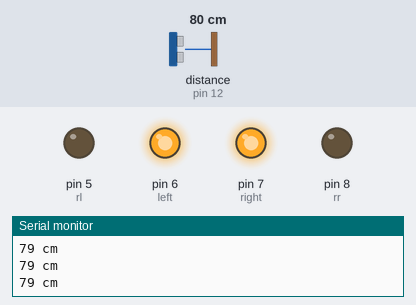
Recording of a sketch running on a simulated Arduino Uno, built with avr-gcc and run on an emulated ATmega328P. On the bench: output pins drawn as LEDs (lit = HIGH), the last lines printed to the serial monitor. Wiring (inferred from the names in the program): ultrasonic range finder: trigger pin 9; echo pin 12. The test bench sets the inputs (shaded band); at power-on: distance to the obstacle (sensor on pin 12) 80 cm. The echo pulse lasts 58.3 µs per cm; pins used as bus, display or sensor lines are not drawn.

Above: at 1.2 s.
1.3 s: distance to the obstacle (sensor on pin 12) set to 33 cm
2.8 s: distance to the obstacle (sensor on pin 12) set to 27 cm
At 4.2 s:
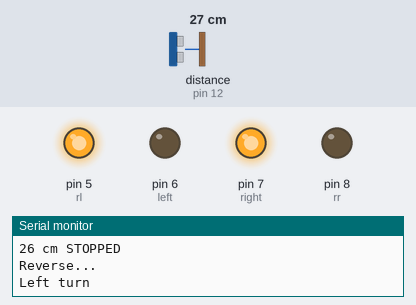
At 5.4 s:
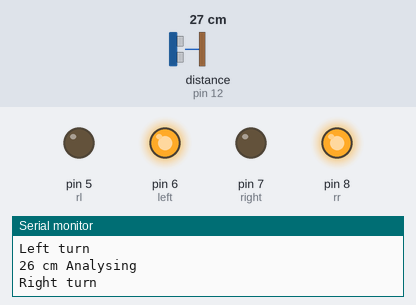
Timing chart, 0 to 11.8 s (numbered marks = the images above; inputs shaded):
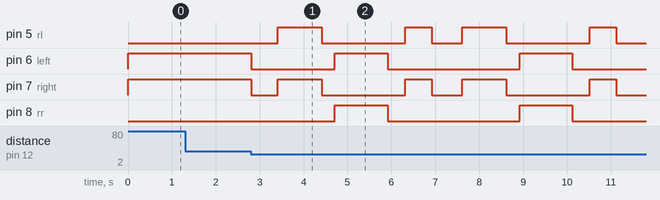

The sketch:

ACAR.ino
```cpp
#define trigPin 9
#define echoPin 12
#define left 6
#define right 7
#define rr 8
#define rl 5


void setup() {
  Serial.begin (9600);
    pinMode(trigPin, OUTPUT);
    pinMode(echoPin, INPUT);
    pinMode(left, OUTPUT);
    pinMode(right, OUTPUT);
    pinMode(rl, OUTPUT);
    pinMode(rr, OUTPUT);


}

void loop() {


  long duration, distance, distancee;
  digitalWrite(trigPin, LOW);
  delayMicroseconds(2);
  digitalWrite(trigPin, HIGH);

  delayMicroseconds(5);
  digitalWrite(trigPin, LOW);
  duration = pulseIn(echoPin, HIGH);
  distance = (duration/2) / 29.1;
  digitalWrite(rr,LOW);
  digitalWrite(rl,LOW);
  digitalWrite(right,LOW);
  digitalWrite(left,LOW);

  if (distance < 30 || distance > 3411) {    //for error 3411
     Serial.print(distance);
    Serial.println(" cm STOPPED");


    digitalWrite(right,LOW);
    digitalWrite(left,LOW);
    digitalWrite(rr,LOW);
    digitalWrite(rl,LOW);


  delay(500);


    //analysis beta


 digitalWrite(right,LOW);
    digitalWrite(left,LOW);
    digitalWrite(rr,LOW);
    digitalWrite(rl,LOW);
  delay(100);                    //stop

  Serial.println("Reverse...");
       digitalWrite(rr,LOW);
       digitalWrite(rl,HIGH);
        digitalWrite(right,HIGH);
       digitalWrite(left,LOW);
       delay(400);
      //reverse..

       Serial.println("Left turn");
       digitalWrite(rr,LOW);
       digitalWrite(rl,HIGH);
        digitalWrite(right,HIGH);
       digitalWrite(left,LOW);
       delay(600);               //left


        digitalWrite(right,LOW);
    digitalWrite(left,LOW);
    digitalWrite(rr,LOW);
    digitalWrite(rl,LOW);
  delay(200);                    //stop


      //analyse left

       long durationL, distanceL, distanceeL;
  digitalWrite(trigPin, LOW);
  delayMicroseconds(2);
  digitalWrite(trigPin, HIGH);

  delayMicroseconds(5);
  digitalWrite(trigPin, LOW);
  durationL = pulseIn(echoPin, HIGH);
  distanceL = (durationL/2) / 29.1;
   Serial.print(distanceL);
    Serial.println(" cm Analysing");
  delay(100);


  //turn right
  Serial.println("Right turn");
       digitalWrite(rr,HIGH);
       digitalWrite(rl,LOW);
       digitalWrite(right,LOW);
       digitalWrite(left,HIGH);
       delay(1200);

        digitalWrite(right,LOW);
    digitalWrite(left,LOW);
    digitalWrite(rr,LOW);
    digitalWrite(rl,LOW);
  delay(200);                    //stop


        //analyse right

       long durationR, distanceR, distanceeR;
  digitalWrite(trigPin, LOW);
  delayMicroseconds(2);
  digitalWrite(trigPin, HIGH);

  delayMicroseconds(5);
  digitalWrite(trigPin, LOW);
  durationR = pulseIn(echoPin, HIGH);
  distanceR = (durationR/2) / 29.1;
  delay(100);
  Serial.print(distanceR);
    Serial.println(" cm Analysing");
  delay(100);


// centering..
       Serial.println("centering..");
      digitalWrite(rr,LOW);
       digitalWrite(rl,HIGH);
        digitalWrite(right,HIGH);
       digitalWrite(left,LOW);
       delay(600);


   digitalWrite(right,LOW);
    digitalWrite(left,LOW);
    digitalWrite(rr,LOW);
    digitalWrite(rl,LOW);
  delay(100);                    //stop


// mathamatical analysis


 if (distanceL > distanceR)
 {
  Serial.print("Turning left as there is more space which is ");
Serial.print(distanceL);
    Serial.println(" cm");

//turn left
 digitalWrite(rr,LOW);
       digitalWrite(rl,HIGH);
        digitalWrite(right,HIGH);
       digitalWrite(left,LOW);
       delay(200);               //left


 }

else if(distanceR>distanceL)

{
   Serial.print("Turning right as there is more space which is ");
Serial.print(distanceR);
    Serial.println(" cm");

//turn right

  digitalWrite(rr,HIGH);
       digitalWrite(rl,LOW);
       digitalWrite(right,LOW);
       digitalWrite(left,HIGH);
       delay(200);

}


}


else {


    Serial.print(distance);
    Serial.println(" cm");
     digitalWrite(right,HIGH);
    digitalWrite(left,HIGH);
      digitalWrite(rr,LOW);
  digitalWrite(rl,LOW);


  delay(100);
  }


}
```

Measured:
- the behaviour switches between 31 and 30 cm on distance to the obstacle (sensor on pin 12) (found by bisection; images 0 and 1)
- after the input at 2.8 s, pin 5 (rl): LOW → HIGH after 0.61 s, → LOW 1.0 s later, → HIGH 1.9 s later, → LOW 0.60 s later, … (8 changes in this stretch); pin 6 (left): goes LOW 1.9 s, HIGH 1.2 s, LOW 3.0 s, HIGH 1.2 s, then LOW, starting at once
